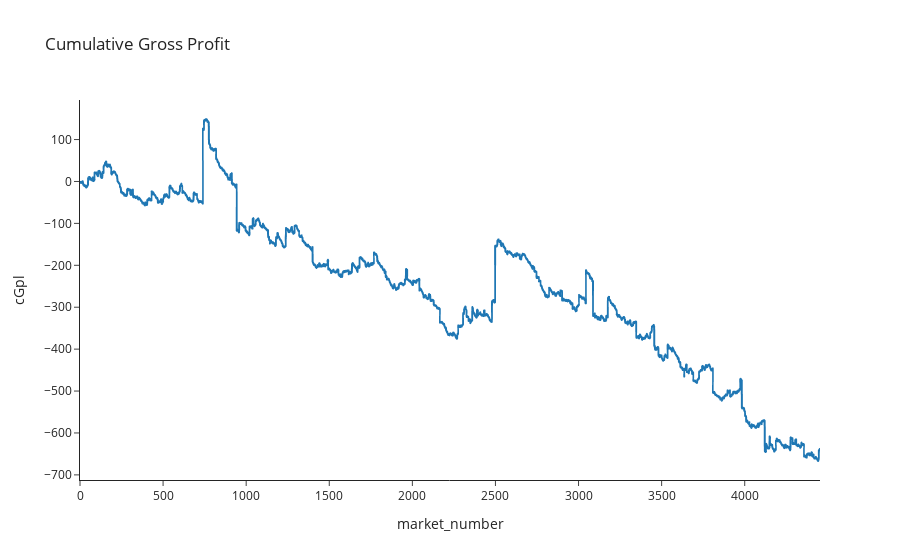

Source (notebook cell):
### Code cell
import plotly.express as px

fig = px.line(df, x="market_number", y="cGpl", title='Cumulative Gross Profit', template='simple_white')

fig

### Figure 1 — Plotly figure (JSON) as saved in the notebook; plotly's stock layout.template omitted (floating-point values rounded to 4 significant figures; data arrays with more than 128 entries replaced by an {"elided": "..."} marker saying what was removed)
{"data": [{"hovertemplate": "market_number=%{x}<br>cGpl=%{y}<extra></extra>", "legendgroup": "", "line": {"color": "#1F77B4", "dash": "solid"}, "mode": "lines", "name": "", "showlegend": false, "type": "scattergl", "x": {"elided": "4454 int values"}, "xaxis": "x", "y": {"elided": "4454 float values"}, "yaxis": "y"}], "layout": {"legend": {"tracegroupgap": 0}, "title": {"text": "Cumulative Gross Profit"}, "xaxis": {"anchor": "y", "domain": [0, 1], "title": {"text": "market_number"}}, "yaxis": {"anchor": "x", "domain": [0, 1], "title": {"text": "cGpl"}}}}
